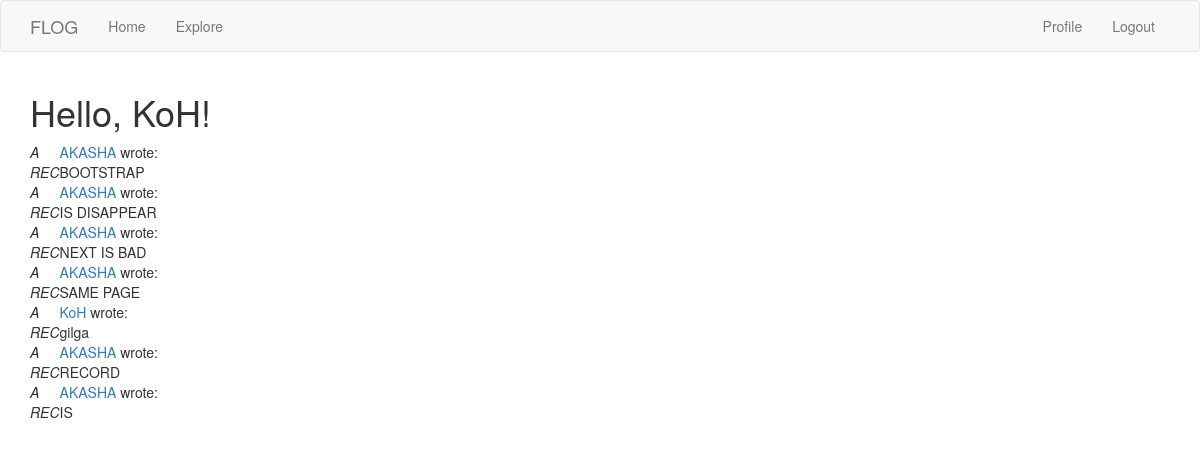
The page /explore (signed in) on the database its author committed.
### app/models.py (models this page shows, shortened)
class User(UserMixin, db.Model):
    id = db.Column(db.Integer, primary_key=True)
    username = db.Column(db.String(64), index=True, unique=True)
    email = db.Column(db.String(128), index=True, unique=True)
    password_hash = db.Column(db.String(128))
    about_me = db.Column(db.String(256))
    last_seen = db.Column(db.DateTime, default=datetime.utcnow)
    posts = db.relationship('Post', backref='author', lazy='dynamic')
    followed = db.relationship(
        'User', secondary=followers,
        primaryjoin=(followers.c.follower_id == id),
        secondaryjoin=(followers.c.followed_id == id),
        backref=db.backref('followers', lazy='dynamic'), lazy='dynamic')

class Post(db.Model):
    id = db.Column(db.Integer, primary_key=True)
    body = db.Column(db.String(256))
    timestamp = db.Column(db.DateTime, index=True, default=datetime.utcnow)
    user_id = db.Column(db.Integer, db.ForeignKey('user.id'))

### app/routes.py (the view)
@app.route('/explore')
@login_required
def explore():
    page = request.args.get('page', 1, type=int)
    posts = Post.query.order_by(Post.timestamp.desc()).paginate(page, app.config['POSTS_PER_PAGE'], False)
    next_url = prev_url = None
    if posts.has_next:
        next_url = url_for('explore', page=posts.next_num)
    if posts.has_prev:
        prev_url = url_for('explore', page=posts.prev_num)
    return render_template('index.html', title='Exploration', posts=posts.items,
                            next_url=next_url, prev_url=prev_url)

### app/models.py (called while the page is built)
@login.user_loader
def load_user(id):
    return User.query.get(int(id))

### app/routes.py (called while the page is built)
@app.before_request
def before_request():
    if current_user.is_authenticated:
        current_user.last_seen = datetime.utcnow()
        db.session.commit()

### app/templates/index.html (shortened to what this page needs)
{% extends "base.html" %}
{% block app_content %}
    <h1>Hello, {{ current_user.username }}!</h1>
    {% for post in posts %}
        {% include "_post.html" %}
    {% endfor %}
{% endblock %}

### app/templates/_post.html
<table>
    <tr valign="top">
        <td><i>A<br>REC</i></td>
        <td>
            <a href="{{ url_for('user', username=post.author.username) }}">
                {{ post.author.username }}
            </a>
            wrote:<br>{{ post.body }}
        </td>
    </tr>
</table>

### rows shown on the page
User: username "KoH"
Post: author.username "AKASHA", body "BOOTSTRAP"
Post: author.username "AKASHA", body "IS DISAPPEAR"
Post: author.username "AKASHA", body "NEXT IS BAD"
Post: author.username "AKASHA", body "SAME PAGE"
Post: author.username "KoH", body "gilga"
Post: author.username "AKASHA", body "RECORD"
Post: author.username "AKASHA", body "IS"
